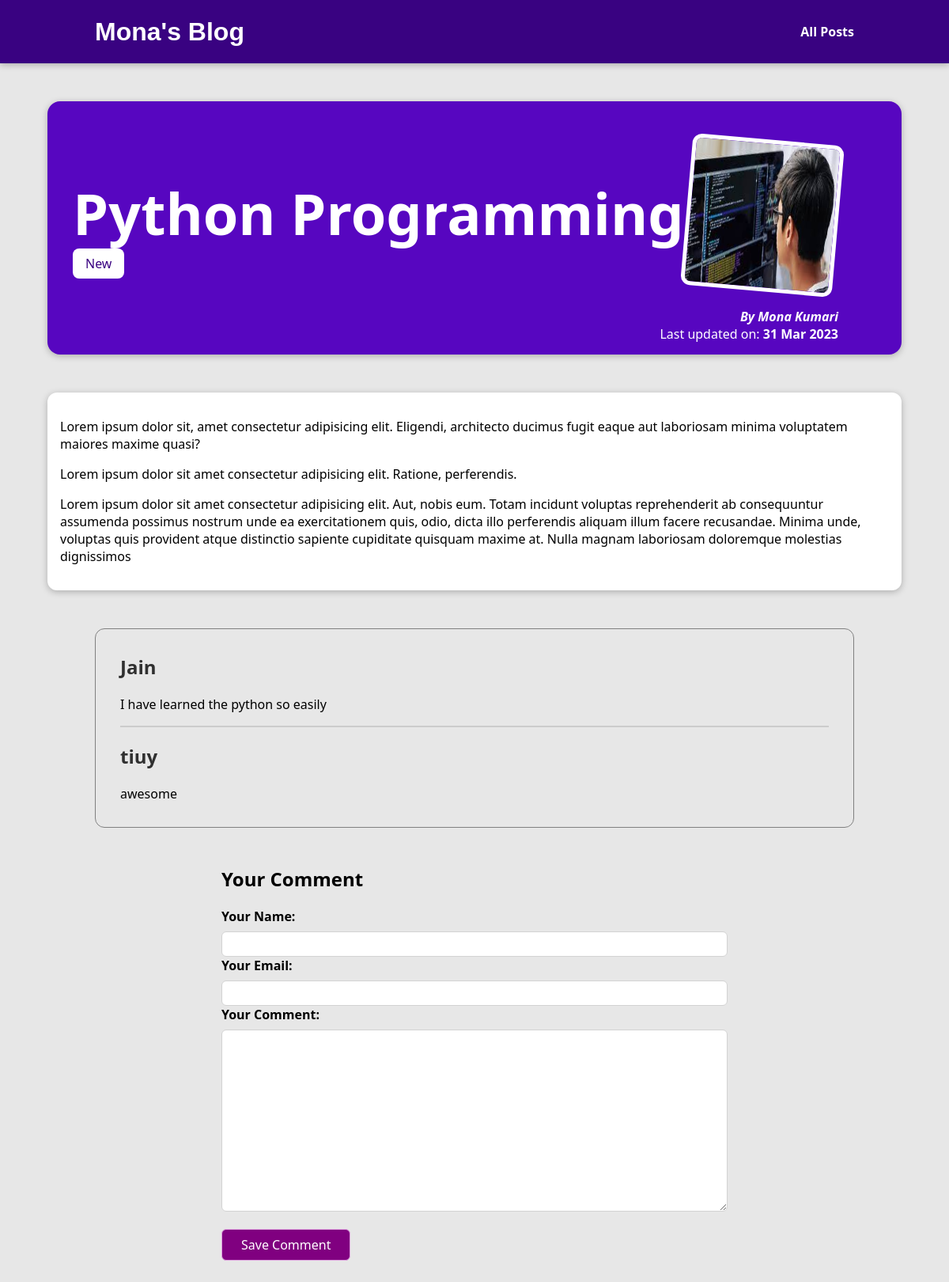
The page /posts/Programming-is-Fun on the database its author committed.
### blog/models.py (models this page shows, shortened)
class Post(models.Model):
    title = models.CharField(max_length=30)
    excerpt = models.CharField(max_length=200)
    image = models.ImageField(upload_to="posts",null=True)
    date = models.DateField(auto_now=True)
    slug = models.SlugField(unique=True, db_index=True)
    content = models.TextField(validators=[MinLengthValidator(10)])
    author = models.ForeignKey(Author, null=True, on_delete=models.SET_NULL, related_name='posts')
    tags = models.ManyToManyField(Tag)

class Tag(models.Model):
    caption = models.CharField(max_length=20)

class Author(models.Model):
    first_name = models.CharField(max_length=100)
    last_name = models.CharField(max_length=100)
    email_address = models.EmailField()
    def full_name(self):
        return f"{self.first_name} {self.last_name}"
    def __str__(self):
        return self.full_name()

class comment(models.Model):
    user_name=models.CharField(max_length=100)
    user_email=models.EmailField()
    comment_text=models.TextField(max_length=500)
    post =models.ForeignKey(Post,on_delete=models.CASCADE,related_name="comments")

### blog/views.py (the view)
# urls.py: path("posts/<slug:slug>",views.post_details,name="post_details"),
def post_details(request,slug):
    identified_post = get_object_or_404(Post,slug=slug)
    com=identified_post.comments.all().order_by("-id")
    if request.method == "POST":
        comment_form=CommentForm(request.POST)
        if comment_form.is_valid():
            comment=comment_form.save(commit=False)
            comment.post = identified_post
            comment.save()
            return HttpResponseRedirect(reverse("post_details",args=[slug]))
    else:
        comment_form = CommentForm()
        return render(request,'post-detail.html',{'singlepost':identified_post,"post_tags":identified_post.tags.all(),"form":comment_form,'comments':com})

### blog/forms.py
class CommentForm(forms.ModelForm):
    class Meta:
        model=comment
        exclude =["post"]
        labels={"user_name":"Your Name","user_email":"Your Email","comment_text":"Your Comment"}

### blog/templates/post-detail.html (shortened to what this page needs)
<!DOCTYPE html>
{% extends 'index.html' %}
{% load static %}
{% block css_files %}
    <link rel="stylesheet" href="{% static 'blog/home.css' %}">
    <link rel="stylesheet" href="{% static 'blog/post.css'%}">
    <link rel="stylesheet" href="{% static 'blog/postdetail.css' %}">
    <link rel="stylesheet" href="{% static 'blog/comment.css' %}">
{% endblock %}
{% block content %}
    <section id="summary">
        <h2>{{singlepost.title}}</h2>
        <div>
            {% for tag in post_tags %}
                <span class="tag">{{tag.caption}}</span>
            {% endfor %}
        </div>
        <article>
            <img src="{{singlepost.image.url}}" alt="{{singlepost.title}}">
            <address>By <a href="mailto:{{singlepost.author.email_address}}">{{singlepost.author}}</a></address>
            <div>
                Last updated on: <time>{{singlepost.date|date:"d M Y"}}</time>
            </div>
        </article>
    </section>
    <main>
        {{singlepost.content|linebreaks}}
    </main>
    <section id="comnt">
        <ul>
            {% for comment in comments %}
                <li>
                    <h2>{{comment.user_name}}</h2>
                    <p>{{comment.comment_text|linebreaks}}</p>
                </li>
            {% endfor %}
        </ul>
    </section>
    <section id="comment-form">
        <h2>Your Comment</h2>
        <form action="{% url 'post_details' singlepost.slug %}" method="POST">
            {% for field in form %}
            <div class="form-control {% if field.errors %}invalid{% endif %}">
                {{field.label_tag}}
                {{field}}
            </div>
            {% endfor %}
            <br>
            <button type="submit">Save Comment</button>
        </form>
    </section>
{% endblock %}

### static/app1.css (style rules this page uses)
* { box-sizing: border-box; }
html { font-family: 'Segoe UI', Tahoma, Geneva, Verdana, sans-serif; }
body { margin:0; }

### blog/static/blog/postdetail.css (style rules this page uses)
body { background-color: #e7e7e7; }
#summary { margin: 8rem auto 3rem auto; padding: 2rem; width:90%; max-width: 90rem; border-radius: 16px; background-color: #5706c0; position:relative; box-shadow:0 2px 8px rgba(0,0,0,0.25); height: 320px; }
#summary h2 { color:white; font-size: 4.5rem; margin-bottom:0.25rem; }
#summary article { position:absolute; top:2rem; right:3rem; padding:1rem 2rem; border-radius:12px; text-align:right; color:white; }
#summary article img { width:12rem; height: 12rem; border-radius:12px; transform: rotateZ(5deg); border:5px solid white; margin-bottom:1rem; }
#summary address { font-weight:bold; }
#summary a { color:white; text-decoration: none; }
#summary time { font-weight: bold; }
main { width:90%; max-width:90rem; margin:3rem auto; background-color: white; padding:1rem; border-radius: 12px; box-shadow: 0 2px 8px rgba(0,0,0,0.25); }
.tag { background-color: white; color:#390281; padding:0.5rem 1rem; border-radius: 8px; }
.form-control { margin-bottom:1 rem; }
.form-control label { font-weight: bold; margin-bottom: 0.5rem; display: block; }
.form-control input,.form-control textarea { display:block; width:100%; font: inherit; padding:0.25rem; border-radius:6px; border:1px solid lightgray; }
#comment-form { margin:3rem auto; width:90%; max-width: 40rem; border-radius: 12px; border-color: white; box-shadow:0 2px 8 px rgba(0,0,0,0.25); padding: 1 rem; }
#comment-form button { font:inherit; background-color: purple; color: white; border:1px solid plum; padding:0.5rem 1.5rem; border-radius: 6px; cursor: pointer; }

### blog/static/blog/comment.css (style rules this page uses)
#comnt { margin:3rem auto; width:90%; max-width: 60rem; border-radius: 12px; border-color: white; box-shadow:0 2px 8 px rgba(0,0,0,0.25); padding: 1px; border:1px solid grey; }
#comnt ul { list-style: none; margin:30px; padding:0; }
#comnt li { margin-bottom: 1rem; border-bottom: 2px solid #ccc; }
#comnt li:last-of-type { border-bottom: none; }
#comnt h2 { color:rgb(48, 48, 48); }

### rows shown on the page
Post: title "Python Programming", image (picture), author "Mona Kumari", date "31 Mar 2023", content "Lorem ipsum dolor sit, amet consectetur adipisicing elit. Eligendi, architecto ducimus fugit eaque aut laboriosam minima voluptatem maiores maxime quasi? Lorem ipsum dolor sit amet consectetur adipisicing elit. Ratione, perferendis. Lorem ipsum dolor sit amet consectetur adipisicing elit. Aut, nobis eum. Totam incidunt voluptas reprehenderit ab consequuntur assumenda possimus nostrum unde ea exercitationem quis, odio, dicta illo perferendis aliquam illum facere recusandae. Minima unde, voluptas quis provident atque distinctio sapiente cupiditate quisquam maxime at. Nulla magnam laboriosam doloremque molestias dignissimos"
Tag: caption "New"
comment: user_name "Jain", comment_text "I have learned the python so easily"
comment: user_name "tiuy", comment_text "awesome"

### other values the page prints
{{ field.label_tag }} "Your Name:" "Your Email:" "Your Comment:"
